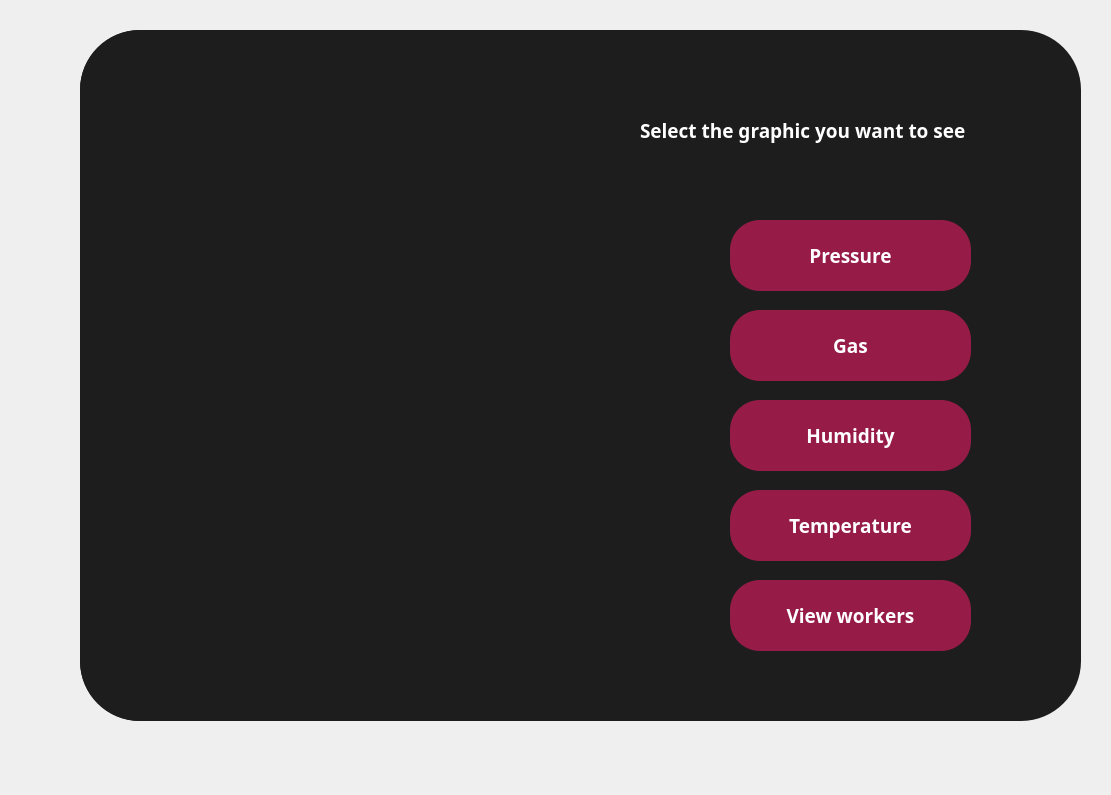
<?xml version="1.0" encoding="UTF-8"?>
<ui version="4.0">
 <class>degiskenler</class>
 <widget class="QWidget" name="degiskenler">
  <property name="geometry">
   <rect>
    <x>0</x>
    <y>0</y>
    <width>1111</width>
    <height>795</height>
   </rect>
  </property>
  <property name="windowTitle">
   <string>Form</string>
  </property>
  <property name="styleSheet">
   <string notr="true"/>
  </property>
  <widget class="QWidget" name="widget" native="true">
   <property name="enabled">
    <bool>true</bool>
   </property>
   <property name="geometry">
    <rect>
     <x>80</x>
     <y>30</y>
     <width>1001</width>
     <height>691</height>
    </rect>
   </property>
   <property name="styleSheet">
    <string notr="true">background-color: rgb(176, 176, 176);
background-color: rgb(29, 29, 29);
border-radius:60px;</string>
   </property>
   <widget class="QLabel" name="picture">
    <property name="geometry">
     <rect>
      <x>0</x>
      <y>0</y>
      <width>541</width>
      <height>691</height>
     </rect>
    </property>
    <property name="styleSheet">
     <string notr="true">border-image: url(:/images/zyro-image.png);
border-radius:60px;</string>
    </property>
    <property name="text">
     <string/>
    </property>
   </widget>
   <widget class="QLabel" name="bilgiyazi">
    <property name="geometry">
     <rect>
      <x>560</x>
      <y>40</y>
      <width>421</width>
      <height>121</height>
     </rect>
    </property>
    <property name="font">
     <font>
      <family>Segoe Print</family>
      <pointsize>14</pointsize>
      <weight>75</weight>
      <bold>true</bold>
     </font>
    </property>
    <property name="styleSheet">
     <string notr="true">color: rgb(255, 255, 255);</string>
    </property>
    <property name="text">
     <string>Select the graphic you want to see</string>
    </property>
   </widget>
   <widget class="QPushButton" name="temperaturebutton">
    <property name="geometry">
     <rect>
      <x>650</x>
      <y>460</y>
      <width>241</width>
      <height>71</height>
     </rect>
    </property>
    <property name="font">
     <font>
      <family>Segoe Print</family>
      <pointsize>14</pointsize>
      <weight>75</weight>
      <bold>true</bold>
     </font>
    </property>
    <property name="styleSheet">
     <string notr="true">background:rgb(150, 27, 70);
border:none;
border-radius:30px;
color:white;</string>
    </property>
    <property name="text">
     <string>Temperature</string>
    </property>
   </widget>
   <widget class="QPushButton" name="iscibutton">
    <property name="geometry">
     <rect>
      <x>650</x>
      <y>550</y>
      <width>241</width>
      <height>71</height>
     </rect>
    </property>
    <property name="font">
     <font>
      <family>Segoe Print</family>
      <pointsize>14</pointsize>
      <weight>75</weight>
      <bold>true</bold>
     </font>
    </property>
    <property name="styleSheet">
     <string notr="true">background:rgb(150, 27, 70);
border:none;
border-radius:30px;
color:white;</string>
    </property>
    <property name="text">
     <string>View workers</string>
    </property>
   </widget>
   <widget class="QPushButton" name="humiditybutton">
    <property name="geometry">
     <rect>
      <x>650</x>
      <y>370</y>
      <width>241</width>
      <height>71</height>
     </rect>
    </property>
    <property name="font">
     <font>
      <family>Segoe Print</family>
      <pointsize>14</pointsize>
      <weight>75</weight>
      <bold>true</bold>
     </font>
    </property>
    <property name="styleSheet">
     <string notr="true">background:rgb(150, 27, 70);
border:none;
border-radius:30px;
color:white;</string>
    </property>
    <property name="text">
     <string>Humidity</string>
    </property>
   </widget>
   <widget class="QPushButton" name="gasbutton">
    <property name="geometry">
     <rect>
      <x>650</x>
      <y>280</y>
      <width>241</width>
      <height>71</height>
     </rect>
    </property>
    <property name="font">
     <font>
      <family>Segoe Print</family>
      <pointsize>14</pointsize>
      <weight>75</weight>
      <bold>true</bold>
     </font>
    </property>
    <property name="styleSheet">
     <string notr="true">background:rgb(150, 27, 70);
border:none;
border-radius:30px;
color:white;</string>
    </property>
    <property name="text">
     <string>Gas</string>
    </property>
   </widget>
   <widget class="QPushButton" name="pressurebutton">
    <property name="geometry">
     <rect>
      <x>650</x>
      <y>190</y>
      <width>241</width>
      <height>71</height>
     </rect>
    </property>
    <property name="font">
     <font>
      <family>Segoe Print</family>
      <pointsize>14</pointsize>
      <weight>75</weight>
      <bold>true</bold>
     </font>
    </property>
    <property name="styleSheet">
     <string notr="true">background:rgb(150, 27, 70);
border:none;
border-radius:30px;
color:white;</string>
    </property>
    <property name="text">
     <string>Pressure</string>
    </property>
   </widget>
  </widget>
 </widget>
 <resources>
  <include location="res.qrc"/>
 </resources>
 <connections/>
</ui>
